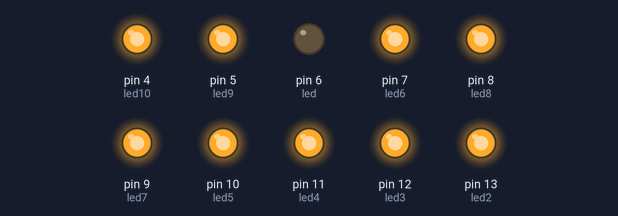
Bench run of a sketch on a simulated Arduino Uno, built with avr-gcc and run on an emulated ATmega328P. Parts: output pins drawn as LEDs (lit = HIGH).

Above: at 0.1 s.
At 5.1 s:
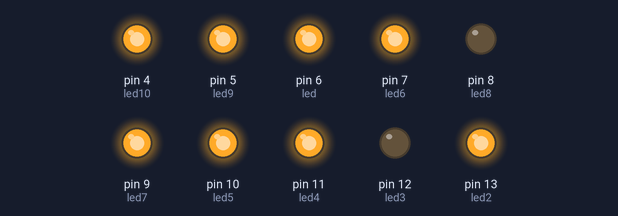
At 10.1 s:
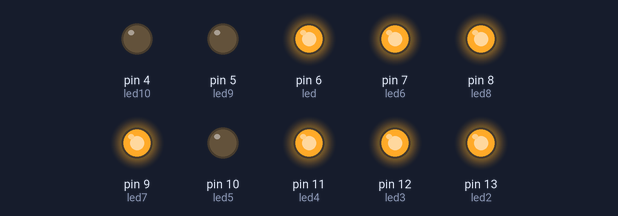
At 20.1 s:
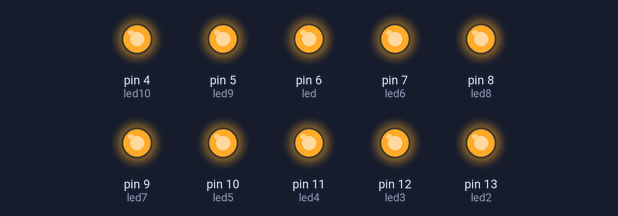
At 28.6 s:
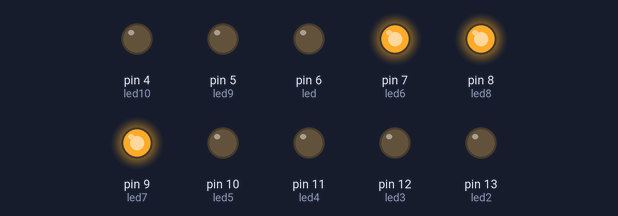
At 38.6 s:
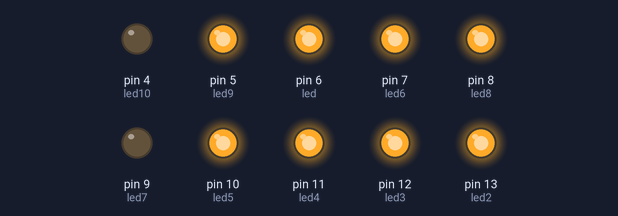
Timing chart, 0 to 40.0 s (numbered marks = the images above):
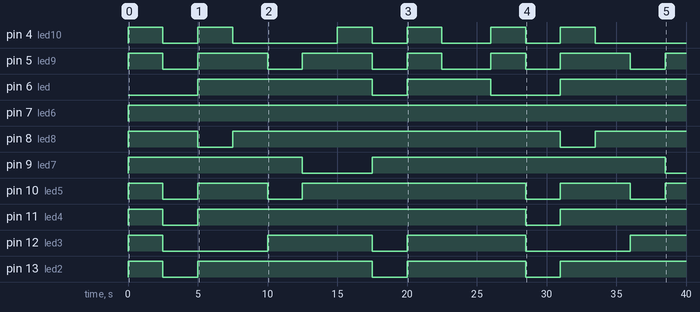

Measured:
- by itself, pin 4 (led10): LOW → HIGH at 0.00 s, → LOW 2.5 s later, → HIGH 2.5 s later, → LOW 2.5 s later, … (12 changes in this stretch)
- by itself, pin 5 (led9): LOW → HIGH at 0.00 s, → LOW 2.5 s later, → HIGH 2.5 s later, → LOW 5.0 s later, … (13 changes in this stretch)
- by itself, pin 6 (led): goes HIGH 12.5 s, LOW 2.5 s, HIGH 6.0 s, LOW 5.0 s, then HIGH
- by itself, pin 7 (led6): LOW → HIGH at 0.00 s
- by itself, pin 8 (led8): goes HIGH 5.0 s, LOW 2.5 s, HIGH 23.5 s, LOW 2.5 s, then HIGH
- by itself, pin 9 (led7): LOW → HIGH at 0.00 s, → LOW 12.5 s later, → HIGH 5.0 s later, → LOW 21.0 s later
- by itself, pin 10 (led5): LOW → HIGH at 0.00 s, → LOW 2.5 s later, → HIGH 2.5 s later, → LOW 5.0 s later, … (9 changes in this stretch)
- by itself, pin 11 (led4): goes HIGH 2.5 s, LOW 2.5 s, HIGH 23.5 s, LOW 2.5 s, then HIGH

The sketch:

zerotonine.ino
```cpp
int led = 6;
int led2 = 13;
int led3 = 12;
int led4 = 11;
int led5 = 10;
int led6 = 7;
int led7 = 9;
int led8 = 8;
int led9 = 5;
int led10 = 4;

void setup() {
  Serial.begin(9600);
  pinMode(led, OUTPUT);
  pinMode(led2, OUTPUT);
  pinMode(led3, OUTPUT);
  pinMode(led4, OUTPUT);
  pinMode(led5, OUTPUT);
  pinMode(led6, OUTPUT);
  pinMode(led7, OUTPUT);
  pinMode(led8, OUTPUT);
  pinMode(led9, OUTPUT);
  pinMode(led10, OUTPUT);
}

void loop() {
  zero();
  one();
  two();
  three();
  four();
  five();
  six();
  seven();
  eight();
  nine();
  delay(1000);
}

void zero(){
  digitalWrite(led, LOW);
  digitalWrite(led2, HIGH);
  digitalWrite(led3, HIGH);
  digitalWrite(led4, HIGH);
  digitalWrite(led5, HIGH);
  digitalWrite(led6, HIGH);
  digitalWrite(led7, HIGH);
  digitalWrite(led8, HIGH);
  digitalWrite(led9, HIGH);
  digitalWrite(led10, HIGH);
  delay(2500);
}

void one() {
  digitalWrite(led, LOW);
  digitalWrite(led2, LOW);
  digitalWrite(led3, LOW);
  digitalWrite(led4, LOW);
  digitalWrite(led5, LOW);
  digitalWrite(led6, HIGH);
  digitalWrite(led7, HIGH);
  digitalWrite(led8, HIGH);
  digitalWrite(led9, LOW);
  digitalWrite(led10, LOW);
  delay(2500);
}

void two(){
  digitalWrite(led, HIGH);
  digitalWrite(led2, HIGH);
  digitalWrite(led3, LOW);
  digitalWrite(led4, HIGH);
  digitalWrite(led5, HIGH);
  digitalWrite(led6, HIGH);
  digitalWrite(led7, HIGH);
  digitalWrite(led8, LOW);
  digitalWrite(led9, HIGH);
  digitalWrite(led10, HIGH);
  delay(2500);
}

void three(){
  digitalWrite(led, HIGH);
  digitalWrite(led2, HIGH);
  digitalWrite(led3, LOW);
  digitalWrite(led4, HIGH);
  digitalWrite(led5, HIGH);
  digitalWrite(led6, HIGH);
  digitalWrite(led7, HIGH);
  digitalWrite(led8, HIGH);
  digitalWrite(led9, HIGH);
  digitalWrite(led10, LOW);
  delay(2500);
}

void four(){
  digitalWrite(led, HIGH);
  digitalWrite(led2, HIGH);
  digitalWrite(led3, HIGH);
  digitalWrite(led4, HIGH);
  digitalWrite(led5, LOW);
  digitalWrite(led6, HIGH);
  digitalWrite(led7, HIGH);
  digitalWrite(led8, HIGH);
  digitalWrite(led9, LOW);
  digitalWrite(led10, LOW);
  delay(2500);
}

void five(){
  digitalWrite(led, HIGH);
  digitalWrite(led2, HIGH);
  digitalWrite(led3, HIGH);
  digitalWrite(led4, HIGH);
  digitalWrite(led5, HIGH);
  digitalWrite(led6, HIGH);
  digitalWrite(led7, LOW);
  digitalWrite(led8, HIGH);
  digitalWrite(led9, HIGH);
  digitalWrite(led10, LOW);
  delay(2500);
}

void six(){
  digitalWrite(led, HIGH);
  digitalWrite(led2, HIGH);
  digitalWrite(led3, HIGH);
  digitalWrite(led4, HIGH);
  digitalWrite(led5, HIGH);
  digitalWrite(led6, HIGH);
  digitalWrite(led7, LOW);
  digitalWrite(led8, HIGH);
  digitalWrite(led9, HIGH);
  digitalWrite(led10, HIGH);
  delay(2500);
}

void seven(){
  digitalWrite(led, LOW);
  digitalWrite(led2, LOW);
  digitalWrite(led3, LOW);
  digitalWrite(led4, HIGH);
  digitalWrite(led5, HIGH);
  digitalWrite(led6, HIGH);
  digitalWrite(led7, HIGH);
  digitalWrite(led8, HIGH);
  digitalWrite(led9, LOW);
  digitalWrite(led10, LOW);
  delay(2500);
}

void eight(){
  digitalWrite(led, HIGH);
  digitalWrite(led2, HIGH);
  digitalWrite(led3, HIGH);
  digitalWrite(led4, HIGH);
  digitalWrite(led5, HIGH);
  digitalWrite(led6, HIGH);
  digitalWrite(led7, HIGH);
  digitalWrite(led8, HIGH);
  digitalWrite(led9, HIGH);
  digitalWrite(led10, HIGH);
  delay(2500);
}

void nine(){
  digitalWrite(led, HIGH);
  digitalWrite(led2, HIGH);
  digitalWrite(led3, HIGH);
  digitalWrite(led4, HIGH);
  digitalWrite(led5, HIGH);
  digitalWrite(led6, HIGH);
  digitalWrite(led7, HIGH);
  digitalWrite(led8, HIGH);
  digitalWrite(led9, LOW);
  digitalWrite(led10, LOW);
  delay(2500);
}
```
